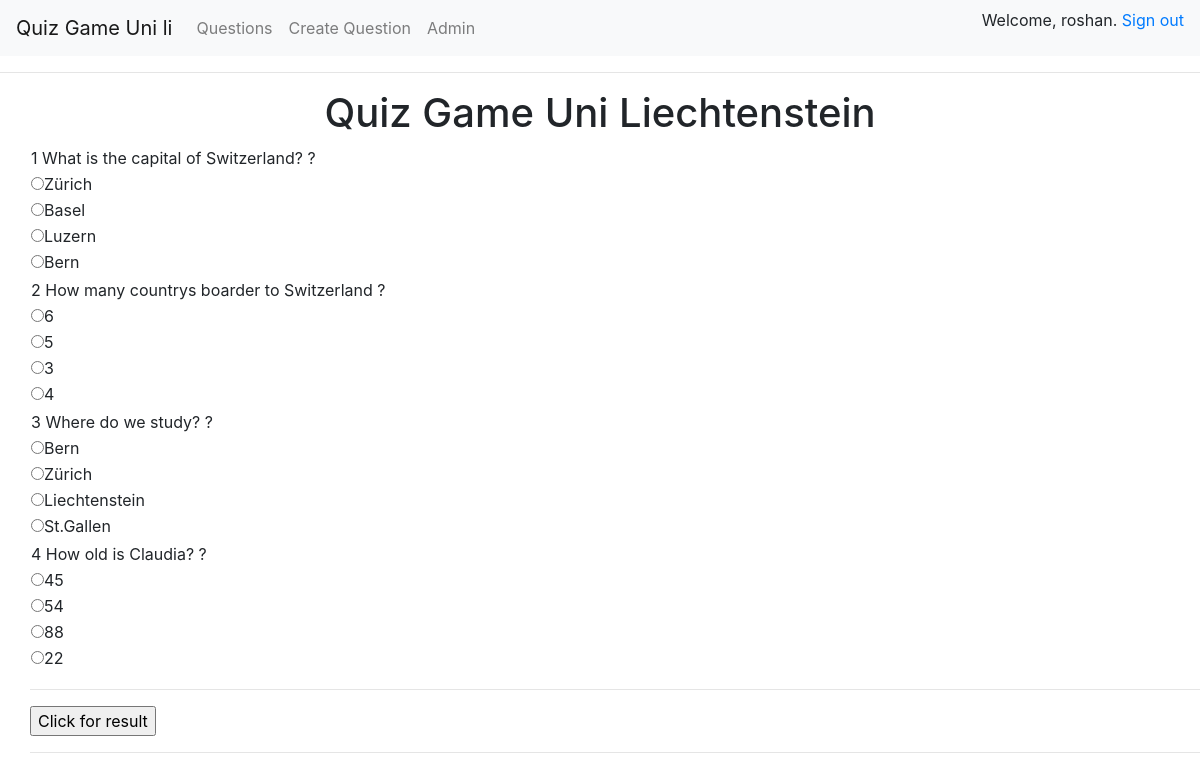
Screenshot of /questions/ (signed in) with the database file from the repository.
### quizGameApp/models.py (models this page shows)
class Question(models.Model):
    question = models.CharField(max_length=100)
    option1 = models.CharField(max_length=100)
    option2 = models.CharField(max_length=100)
    option3 = models.CharField(max_length=100)
    option4 = models.CharField(max_length=100)
    correct_answer = models.CharField(max_length=100)

### quizGameApp/views.py (the view)
# urls.py: path('questions/', HomeView.questionList),
    @login_required
    def questionList(httprequest, *args, **kwargs):
        all_questions = Question.objects.all()
        dict_question = {
            "all_questions": all_questions,
            "title": "Quiz Game Uni Liechtenstein"
        }
        return render(httprequest, "question_list.html", dict_question)

### templates/question_list.html (shortened to what this page needs)
{% extends 'base.html' %}
{% block mainContent %}
    <div style="text-align: center;">
        <h1>{{ title }}</h1>
    </div>
{% endblock %}
{% block questionListContent %}
    <div style="padding-left: 30px;">
        {% for result in all_questions %}
            <table>
                <tr>
                    <td>{{ result.id }} {{ result.question }} ?</td>
                </tr>
                <tr>
                    <td><input type="radio" id="Option1" class="rb" name="{{ result.id }}"
                               value="{{ result.option1 }}">{{ result.option1 }}</td>
                </tr>
                <tr>
                    <td><input type="radio" id="Option2" class="rb" name="{{ result.id }}"
                               value="{{ result.option2 }}">{{ result.option2 }}</td>
                </tr>
                <tr>
                    <td><input type="radio" id="Option3" class="rb" name="{{ result.id }}"
                               value="{{ result.option3 }}">{{ result.option3 }}</td>
                </tr>
                <tr>
                    <td><input type="radio" id="Option4" class="rb" name="{{ result.id }}"
                               value="{{ result.option4 }}">{{ result.option4 }}</td>
                </tr>
                <tr>
                    <td>
                    </td>
                </tr>
            </table>
        {% endfor %}
        <hr/>
        <input type="submit" value="Click for result" id="btn-question-success" onclick="get_answers();"/>
        <hr/>
    </div>
{% endblock %}

### templates/nav_bar.html (shortened to what this page needs)
{% load static %}
<link rel="stylesheet" type="text/css" href="{% static 'quizGameApp/style.css' %}">
<nav class="navbar navbar-expand-lg navbar-light bg-light">
    <a class="navbar-brand" href="../welcome/">Quiz Game Uni li</a>
    <div class="collapse navbar-collapse" id="navbarSupportedContent">
        <ul class="navbar-nav mr-auto">
            {% if user.is_authenticated %}
                <li class="nav-item">
                    <a class="nav-link" href="../questions/">Questions</a>
                </li>
                <li>
                    <a class="nav-link" href="../create/">Create Question</a>
                </li>
                <li>
                    <a class="nav-link" href="/admin/">Admin</a>
                </li>
            {% endif %}
        </ul>
        <div>
            {% if user.is_authenticated %}
                <p>Welcome, {{ user.get_username }}. <a href="/logout/" class="header-link">Sign
                    out</a></p>
            {% else %}
                <a href="/login/" class="header-link">Login</a>
            {% endif %}
        </div>
    </div>
</nav>

### rows the page displays
Question: id "1", question "What is the capital of Switzerland?", option1 "Zürich", option2 "Basel", option3 "Luzern", option4 "Bern"
Question: id "2", question "How many countrys boarder to Switzerland", option1 "6", option2 "5", option3 "3", option4 "4"
Question: id "3", question "Where do we study?", option1 "Bern", option2 "Zürich", option3 "Liechtenstein", option4 "St.Gallen"
Question: id "4", question "How old is Claudia?", option1 "45", option2 "54", option3 "88", option4 "22"

### other values shown
{{ user.get_username }} "roshan"
{{ title }} "Quiz Game Uni Liechtenstein"
